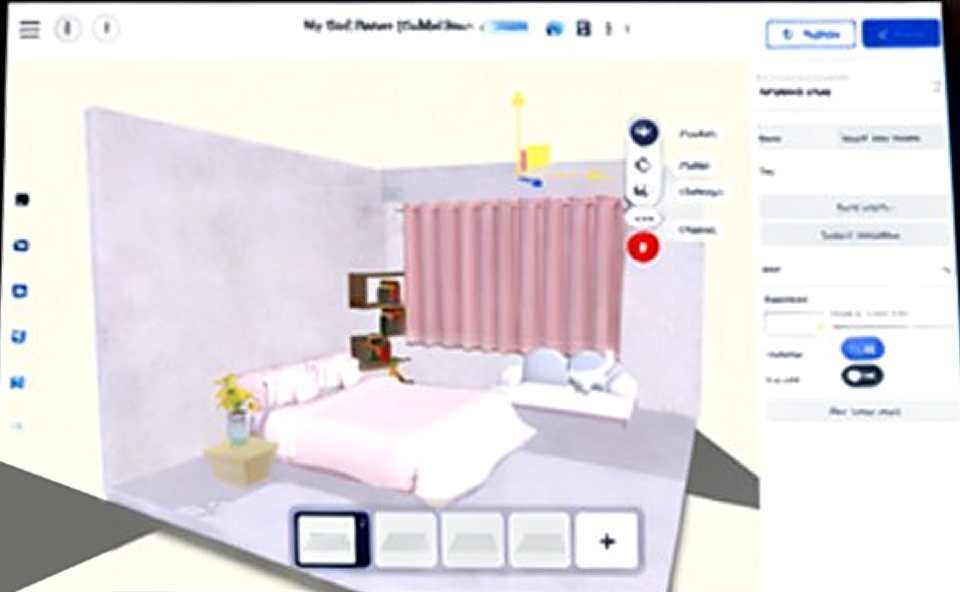
#> input picture .welcome-originals/screen/flat.png, 960 x 592 px, found by its file name
$ python composite.py
#> lines starting #> are read from the running program, lines starting #| are printed output that depends on the picture; after the words box and inside, x2 and y2 are one past the last pixel; in counts of white or black regions, pixels touching at a corner belong together
### .welcome-originals/screen/persp.py
import numpy as np
from PIL import Image
def coeffs(dst, src):
    # PIL maps output(dst) -> input(src)
    A=[];B=[]
    for (x,y),(u,v) in zip(dst,src):
        A.append([x,y,1,0,0,0,-u*x,-u*y]); B.append(u)
        A.append([0,0,0,x,y,1,-v*x,-v*y]); B.append(v)
    return np.linalg.solve(np.array(A,float),np.array(B,float)).tolist()
def warp(im, src_quad, size, dst_quad):
    return im.transform(size, Image.PERSPECTIVE, coeffs(dst_quad, src_quad), Image.BICUBIC)

### .welcome-originals/screen/composite.py
from PIL import Image, ImageDraw, ImageFilter
import numpy as np, sys
sys.path.insert(0,".welcome-originals/screen")
from persp import warp
flat=Image.open(".welcome-originals/screen/flat.png").convert("RGB")
#> flat is the input picture: PIL image 960x592 RGB; mean R, G, B 228.3, 223.6, 226.2
FW,FH=flat.size
#> FW = 960; FH = 592
JOBS={
 "student":dict(quad=[(430,265),(906,266),(887,597),(421,552)],
                finger=[(780,385),(915,385),(915,530),(800,530)]),
 "parent":dict(quad=[(470,243),(899,241),(902,524),(470,523)],
               finger=[(770,390),(905,390),(905,530),(770,530)],
               exclude=[[(786,512),(822,483),(842,494),(806,523)]]),
}
def hsv(a):
    mx=a.max(-1); mn=a.min(-1); c=mx-mn
    s=np.where(mx>0,c/np.maximum(mx,1e-6),0); r,g,b=a[...,0],a[...,1],a[...,2]; cc=np.maximum(c,1e-6)
    h=np.where(mx==r,((g-b)/cc)%6,np.where(mx==g,(b-r)/cc+2,(r-g)/cc+4))*60
    return h,s,mx
for k,j in JOBS.items():
    base=Image.open(f".welcome-originals/screen/{k}-code-before.jpg").convert("RGB")
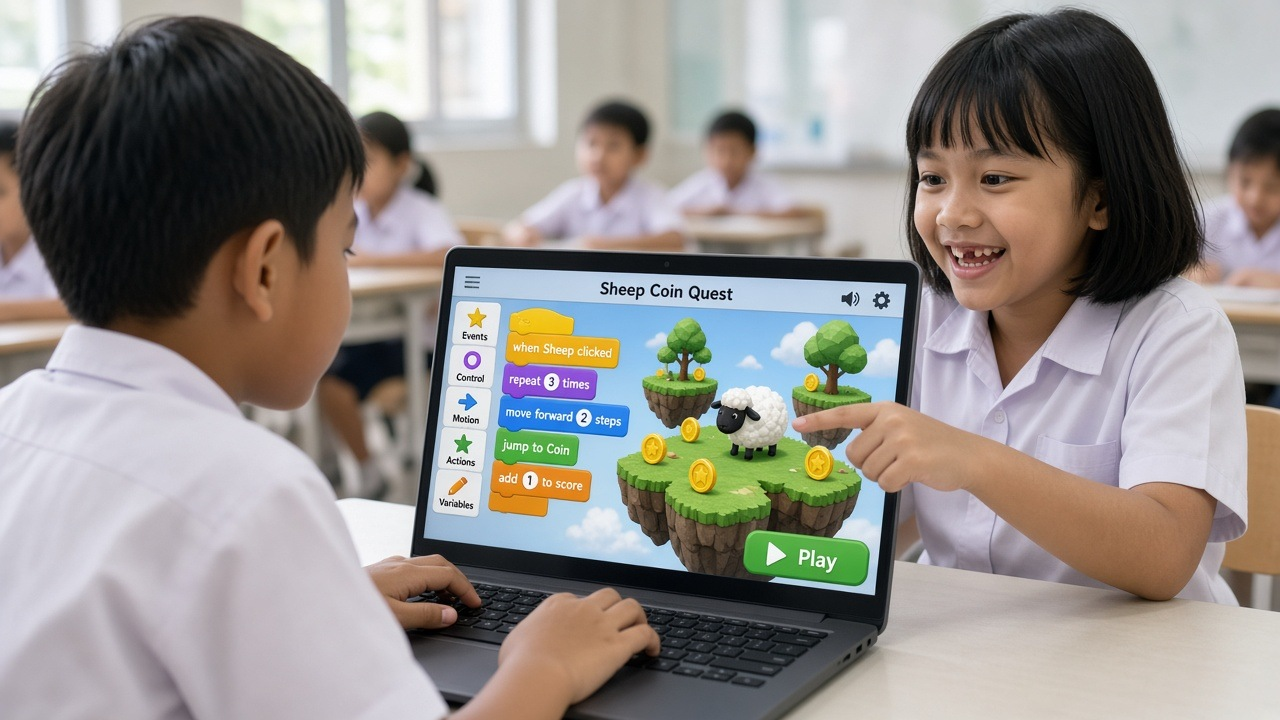
#> input picture .welcome-originals/screen/student-code-before.jpg, 1280 x 720 px, found by its file name
#> base is the input picture: PIL image 1280x720 RGB; mean R, G, B 147.8, 142.8, 138.4
    W,H=base.size
#> W = 1280; H = 720
    scr=warp(flat,[(0,0),(FW,0),(FW,FH),(0,FH)],(W,H),j["quad"])
    scr=scr.filter(ImageFilter.GaussianBlur(0.5))
    qm=Image.new("L",(W*4,H*4),0); ImageDraw.Draw(qm).polygon([(x*4,y*4) for x,y in j["quad"]],fill=255); qm=qm.resize((W,H),Image.LANCZOS)
#> after `qm = Image.new('L', (W * 4, H * 4), 0)`: qm: PIL image 5120x2880 L; every value is 0
#> after `ImageDraw.Draw(qm).polygon([(x * 4, y * 4) for x, y in j['quad']], fil`:
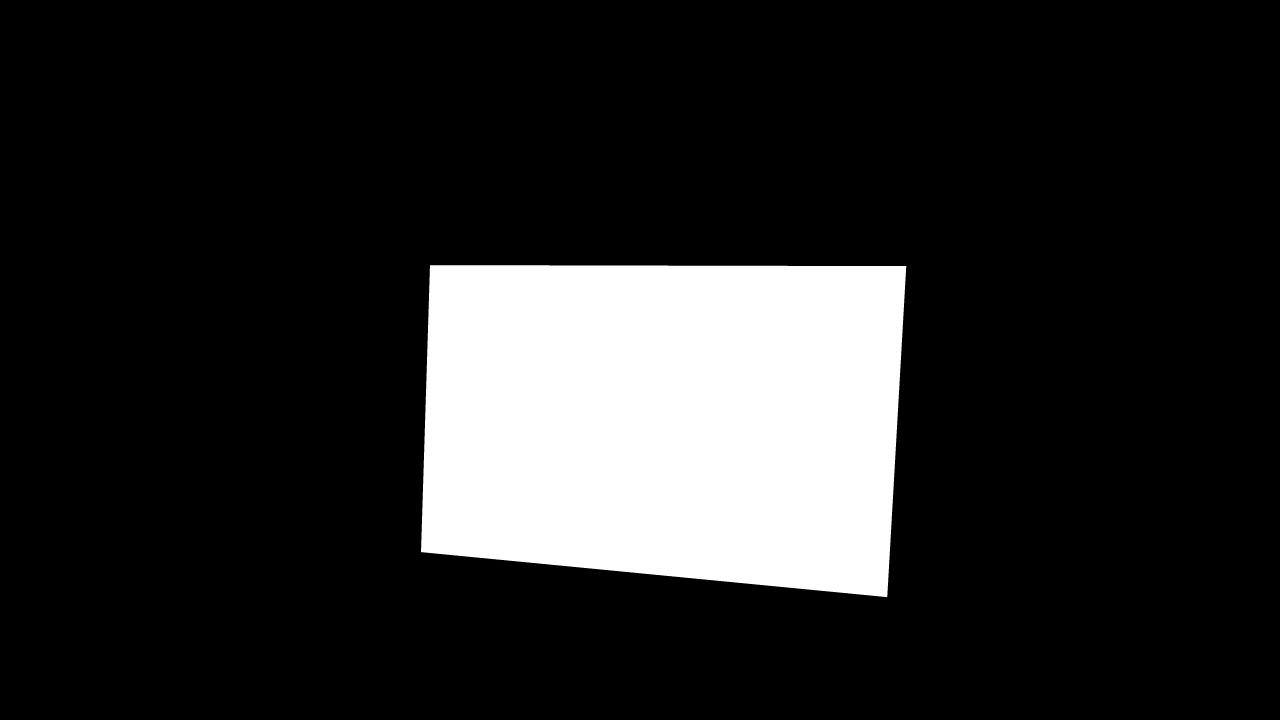
#> qm: PIL image 5120x2880 L (shown at 1/4 size); 15.8% white; 1 white region, box (x1, y1, x2, y2) and area: (1684, 1060, 3625, 2389) 2335105
    a=np.asarray(base).astype(float)/255
    h,s,v=hsv(a)
#> in hsv, `s = np.where(mx > 0, c / np.maximum(mx, 1e-06), 0)`:
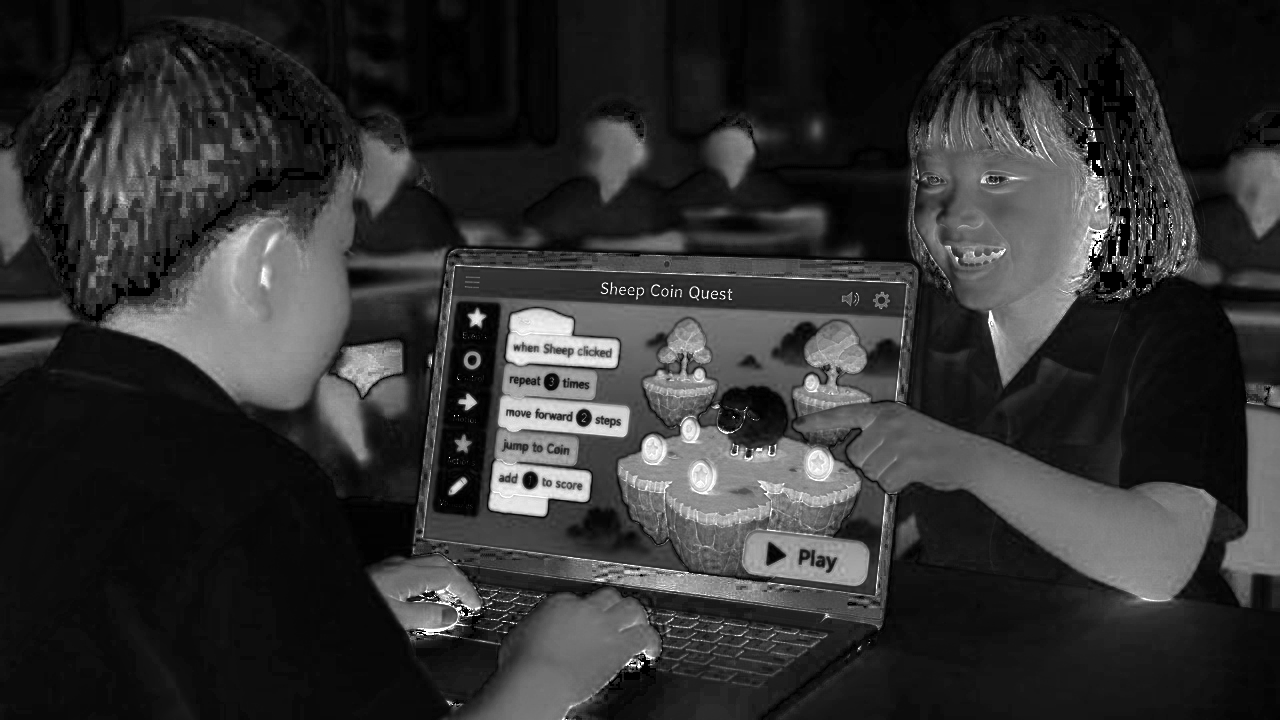
#> s: shape (720, 1280) float64; min 0, max 1, mean 0.196
#> in hsv, `h=np.where(mx==r,((g-b)/cc)%6,np.where(mx==g,(b-r)/cc+2,(r-g)/cc+4))*60`:
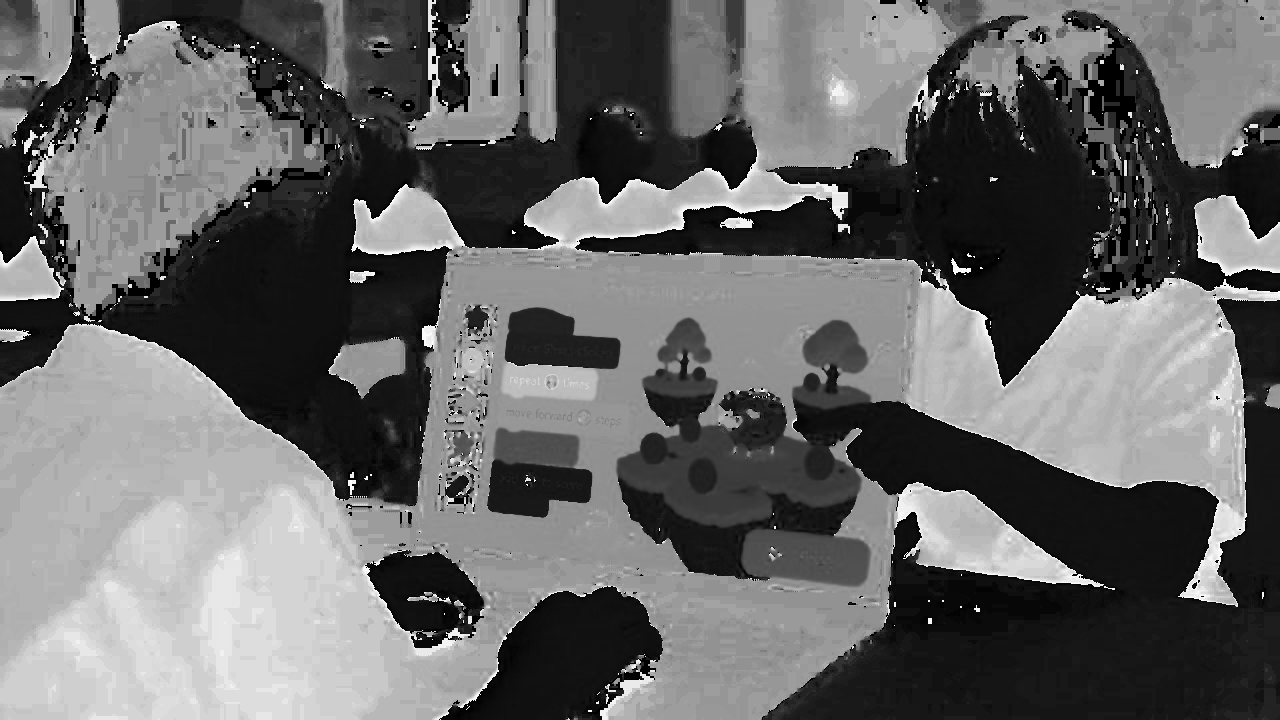
#> h: shape (720, 1280) float64; min 0, max 359.2, mean 145.3; drawn with min black and max white
    skin=((h>5)&(h<38)&(s>0.15)&(s<0.5)&(v>0.66)).astype(np.uint8)*255
#> skin: shape (720, 1280); 6% white; 210 white regions (165 under 20 px), largest, box (x1, y1, x2, y2) and area: (793, 402, 1194, 525) 16449, (450, 589, 650, 720) 12489, (914, 149, 1062, 268) 6918
    fm=Image.new("L",(W,H),0); fd=ImageDraw.Draw(fm); fd.polygon(j["finger"],fill=255)
#> after `fm = Image.new('L', (W, H), 0)`: fm: PIL image 1280x720 L; every value is 0
    for ex in j.get("exclude",[]): fd.polygon(ex,fill=0)
    skin=Image.fromarray(np.minimum(skin,np.asarray(fm)))
#> skin: PIL image 1280x720 L; 0.56% white; 2 white regions (1 under 20 px), largest, box (x1, y1, x2, y2) and area: (793, 402, 916, 491) 5131
    skin=skin.filter(ImageFilter.MaxFilter(3)).filter(ImageFilter.MinFilter(3)).filter(ImageFilter.MaxFilter(3)).filter(ImageFilter.GaussianBlur(1))
    mask=np.asarray(qm).astype(float)*(1-np.asarray(skin).astype(float)/255)
    mask=Image.fromarray(mask.astype(np.uint8)).filter(ImageFilter.GaussianBlur(0.6))
#> mask: PIL image 1280x720 L
    out=Image.composite(scr,base,mask)
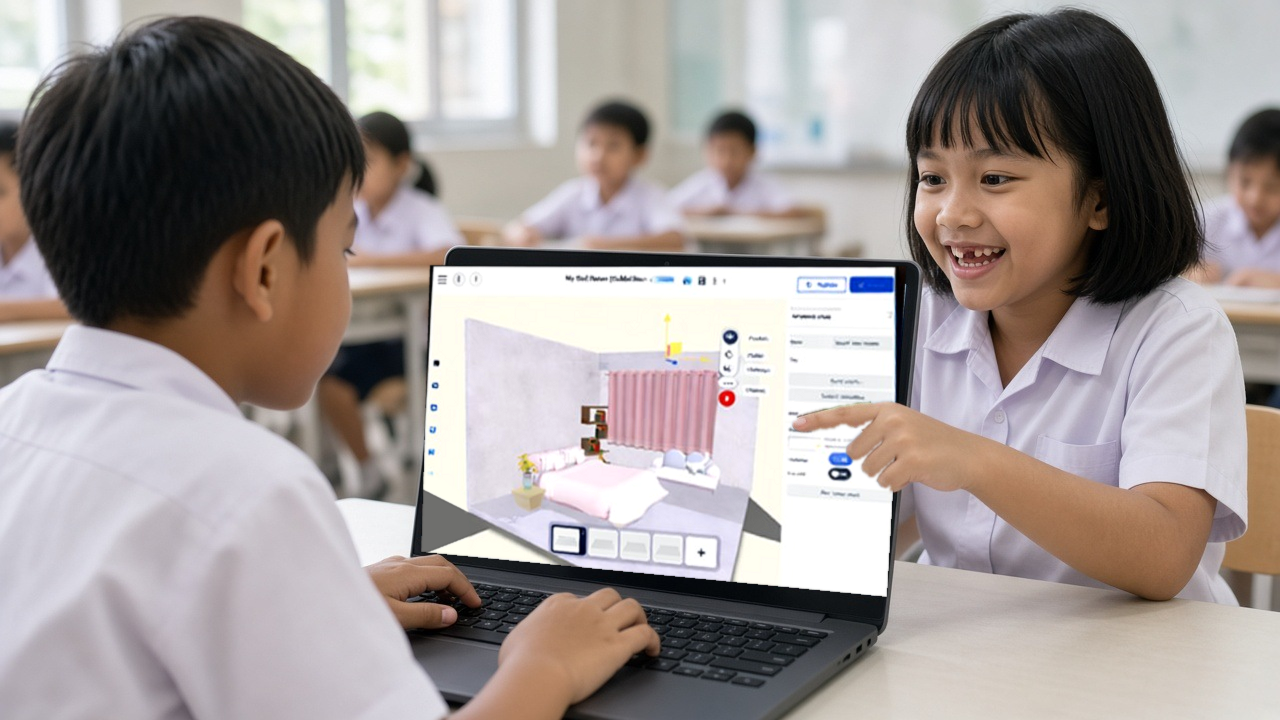
#> out: PIL image 1280x720 RGB; mean R, G, B 161.1, 152.5, 150.6
    out.save(f"assets/welcome-{k}-code.jpg",quality=93,optimize=True)
    skin.save(f"/tmp/skin_{k}.png")
    print(k,"done")
#> pass 2 of the loop `for k,j in JOBS.items():`:
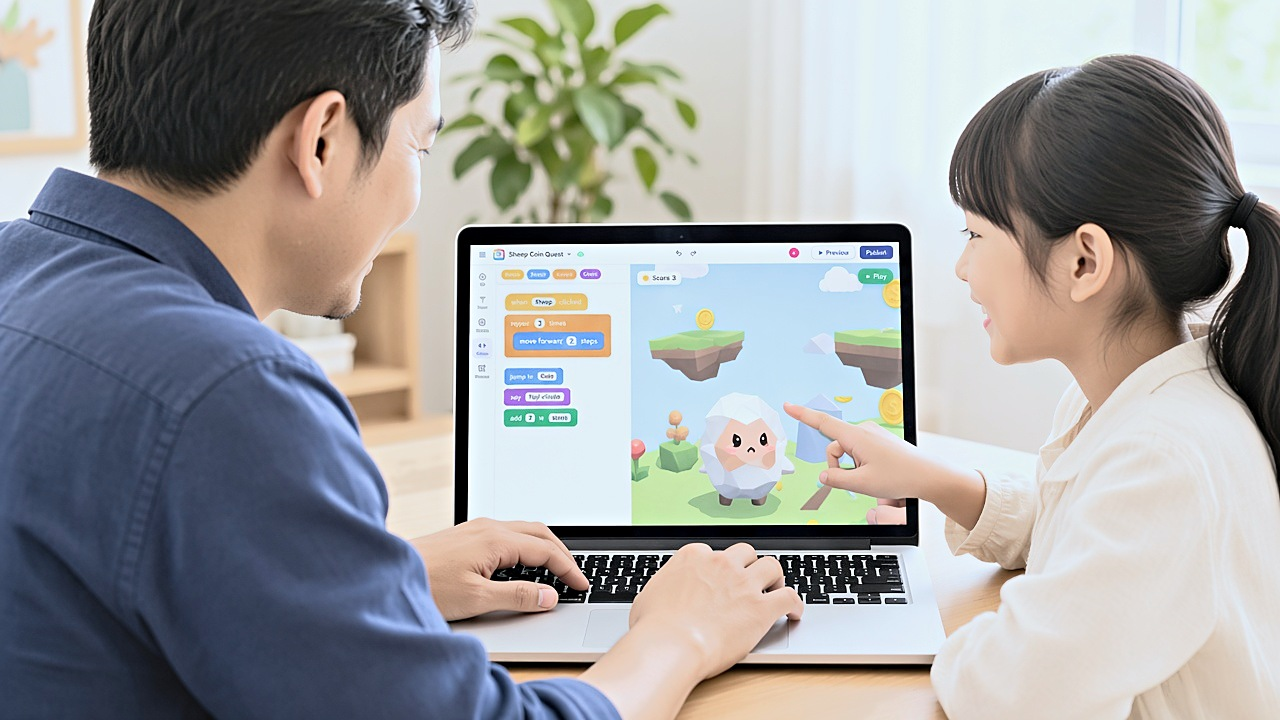
#> input picture .welcome-originals/screen/parent-code-before.jpg, 1280 x 720 px, found by its file name
#> base is the input picture: PIL image 1280x720 RGB; mean R, G, B 154.4, 154.7, 155
#> `ImageDraw.Draw(qm).polygon([(x * 4, y * 4) for x, y in j['quad']], fil`:
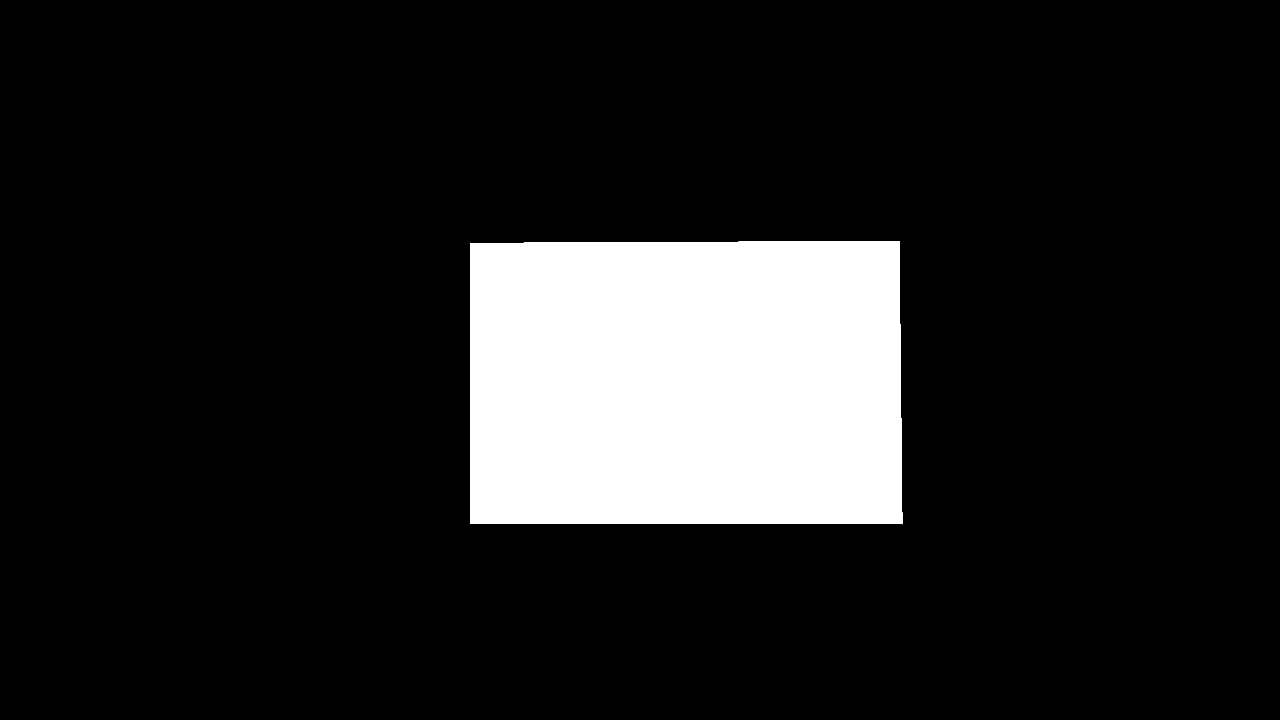
#> qm: PIL image 5120x2880 L (shown at 1/4 size); 13.2% white; 1 white region, box (x1, y1, x2, y2) and area: (1880, 964, 3609, 2097) 1940115
#> qm: PIL image 1280x720 L
#> `out=Image.composite(scr,base,mask)`:
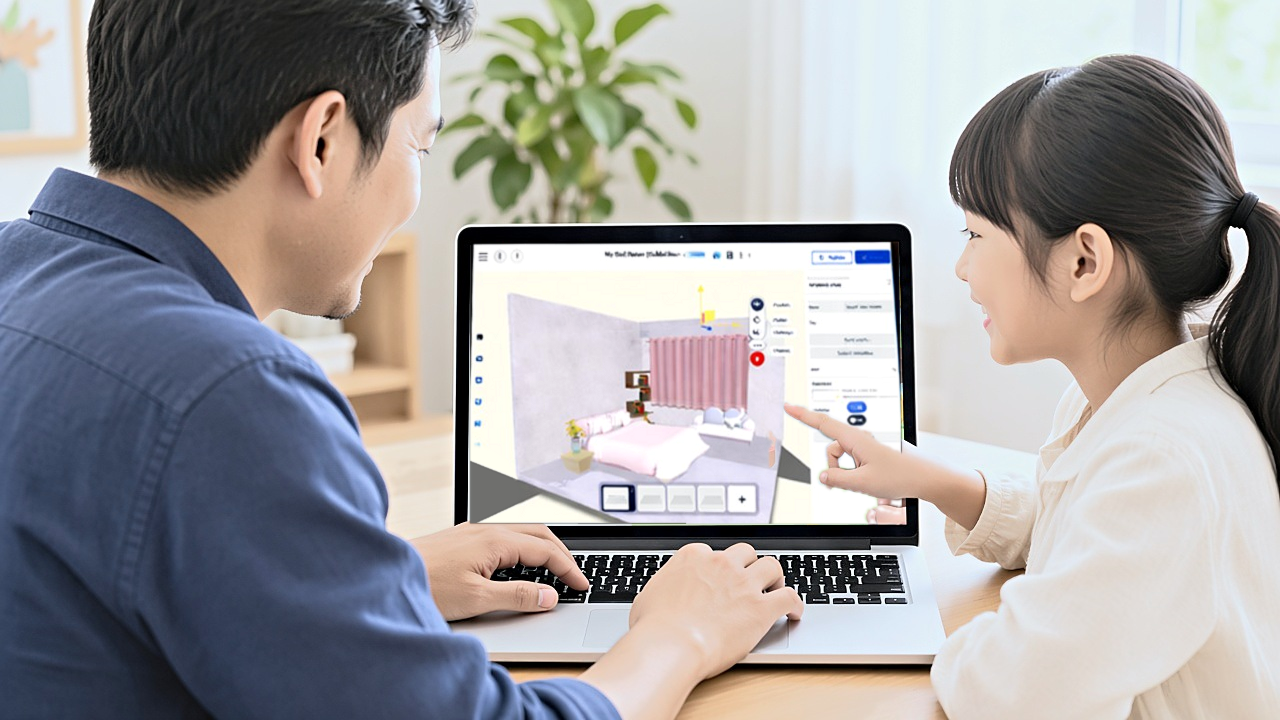
#> out: PIL image 1280x720 RGB; mean R, G, B 157.5, 155, 155.6
